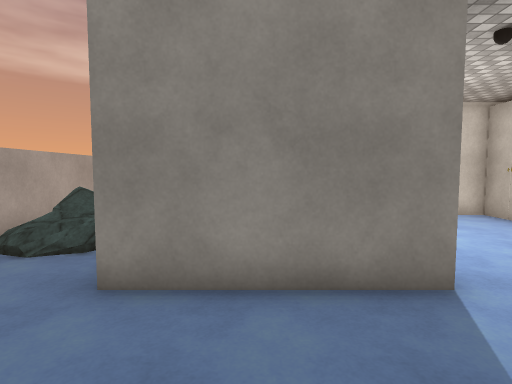
[1] (above)

19 first-person views from a walk through a 3-D level made in the Unity game engine. The camera is 1.5 m above the floor, tilts 4° down and sees 80° across. The floor is counted in squares, 1 m on a side. Each view is taken from the middle of a square. On the plan, view 1 faces up. The plan holds only what a view shows up to about 15 squares ahead; the rest is blank. The place goes on beyond the plan. The player is left out. Some surface patterns are stand-ins.

[2]
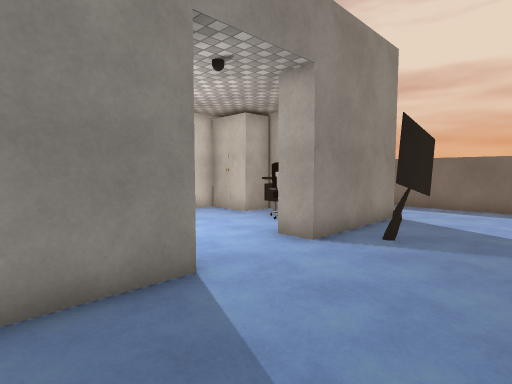

[3]
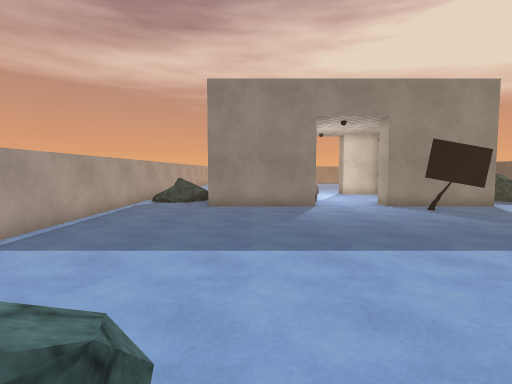

[4]
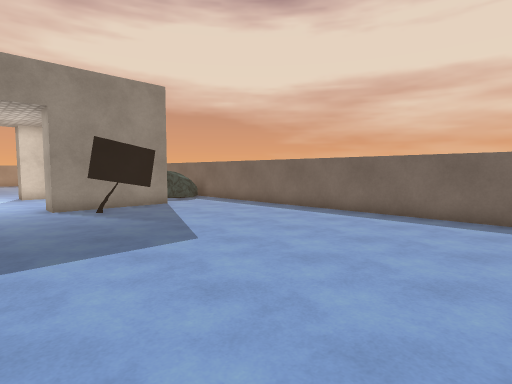

[5]
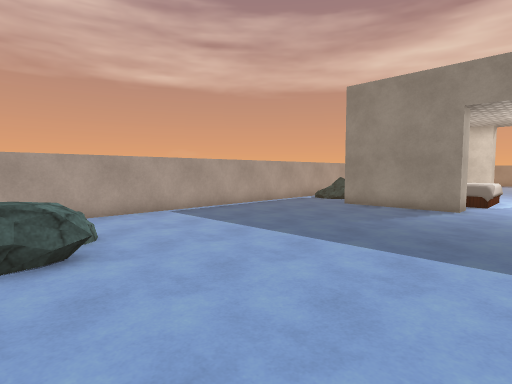

[6]
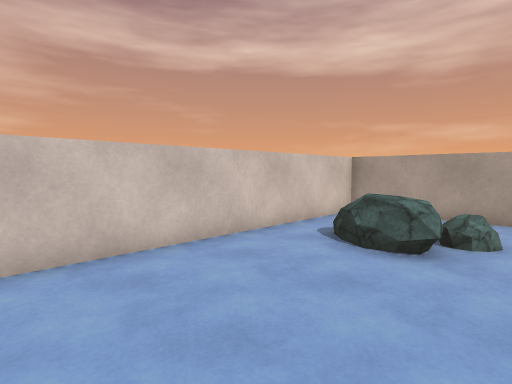

[7]
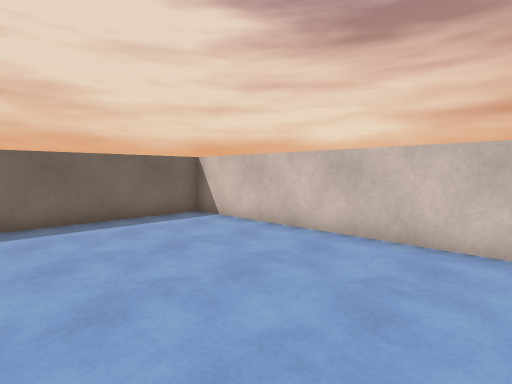

[8]
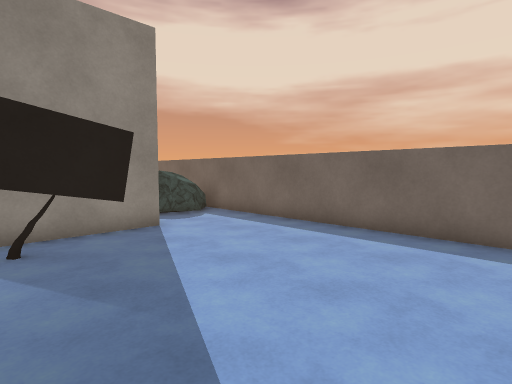

[9]
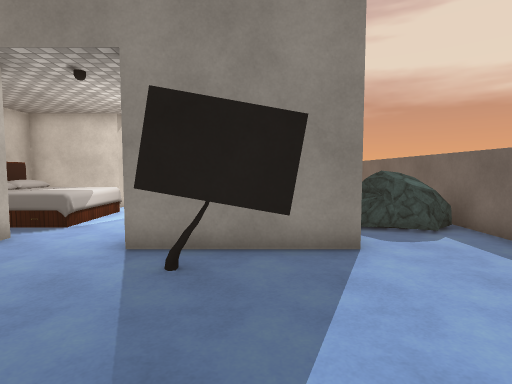

[10]
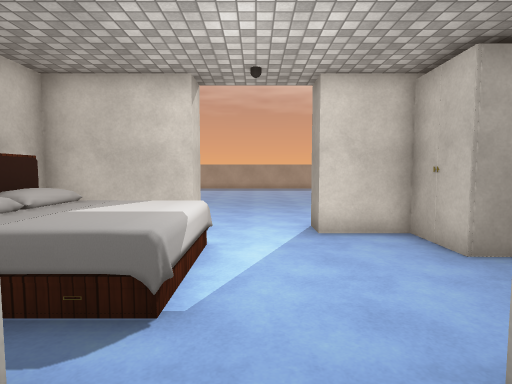

[11]
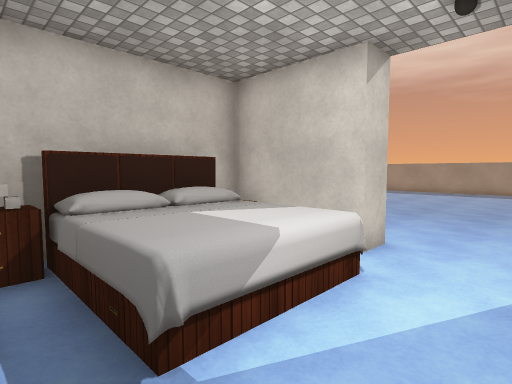

[12]
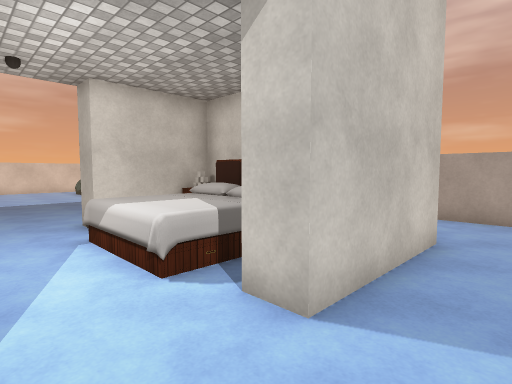

[13]
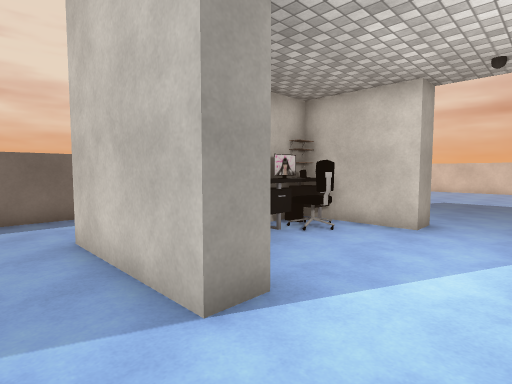

[14]
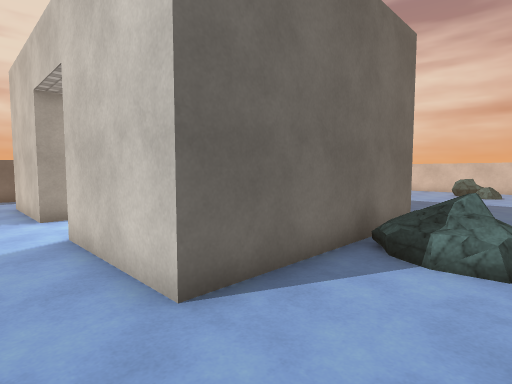

[15]
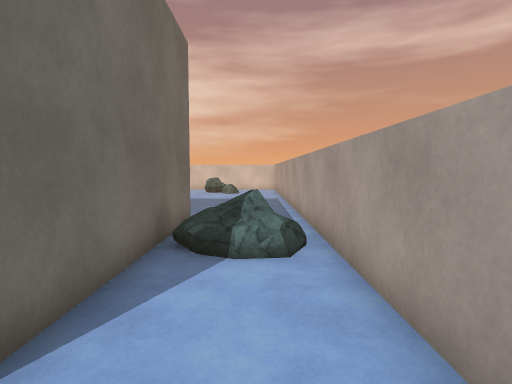

[16]
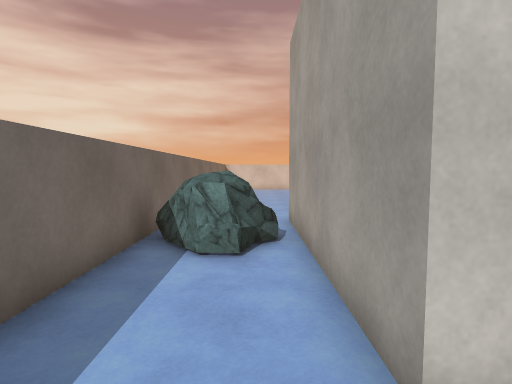

[17]
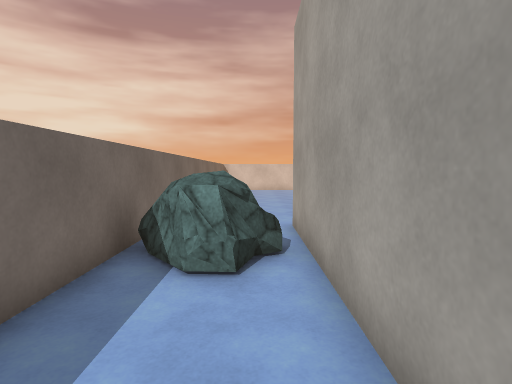

[18]
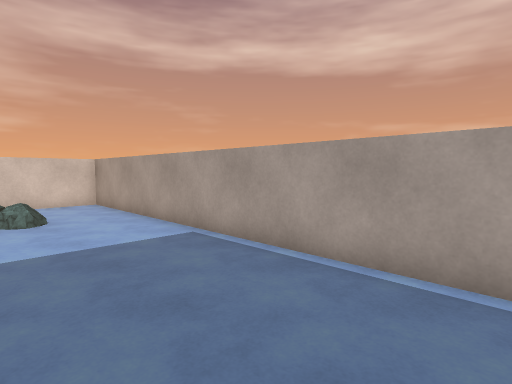

[19]
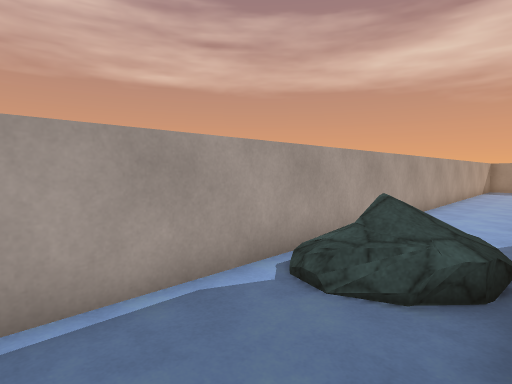

### Floor plan
Points are (right, up) in squares from view 1. A wall is a line through its corners. A room is listed if a view was taken in it or the views show most of it. See-through windows are left out.
Room 1 (views 1, 2, 3, 4, 5, 6, 7, 8, 9, 10, 11, 12, 13, 14, 15, 16, 17, 18, 19)
walls: (8.6, 2.3) (7.4, 2.3); (9, 4.7) (9, 8.2); (-1, 6.1) (-1, 4.7) (2.5, 4.7) (2.5, 3.7) (-2, 3.7) (-2, 11.2) (2.5, 11.2) (2.5, 10.3) (-1, 10.3) (-1, 9.5); (7.8, 10.3) (5.5, 10.3) (5.5, 11.2) (10, 11.2) (10, 3.7) (5.5, 3.7) (5.5, 4.7) (8.4, 4.7); (-5.5, 13.5) (-5.5, -11.5) (13.5, -11.5) (13.5, 13)
objects: rock (-4, 7); rock (-2, -9) to (-1, -8); rock (-2, -7); other object (0, 6); bed (0, 6) to (3, 9); other object (7, 2); other object (7, 6) to (8, 7); closet (8, 9); rock (11, 6) to (13, 8)

Positions as (right, up) in squares from view 1, and headings:
1: (0, 0), facing up
2: (0, 0), facing up-right
3: (0, -9), facing up
4: (3, -9), facing up-right
5: (5, -9), facing up-left
6: (5, -6), facing down-left
7: (4, -5), facing down-right
8: (6, -4), facing up-right
9: (8, -2), facing up
10: (4, 3), facing up
11: (5, 5), facing up-left
12: (5, 13), facing down-left
13: (3, 13), facing down-right
14: (-5, 13), facing down-right
15: (-4, 13), facing down
16: (11, 13), facing down
17: (11, 12), facing down
18: (-1, 3), facing down-left
19: (-2, 2), facing up-left
